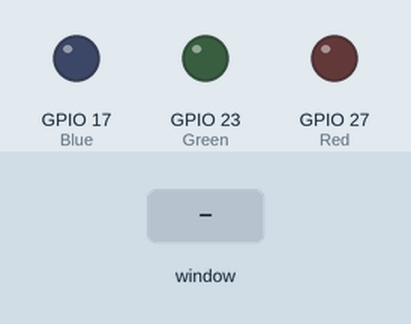
This program was run on a simulated Raspberry Pi (BCM pin numbers). On the bench: output pins drawn as LEDs (lit = HIGH). Inputs (shaded band) come from the test bench. The desktop window is not drawn, its controls go by their first labels and the mouse button is held 0.15 s.

Above: at 1.2 s.
1.3 s: control labelled "Red" in the window clicked
At 2.5 s:
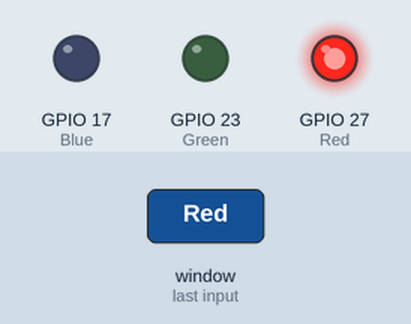
2.8 s: control labelled "Green" in the window clicked
At 3.7 s:
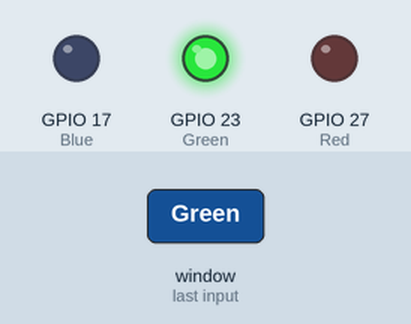
4.3 s: control labelled "Blue" in the window clicked
At 4.8 s:
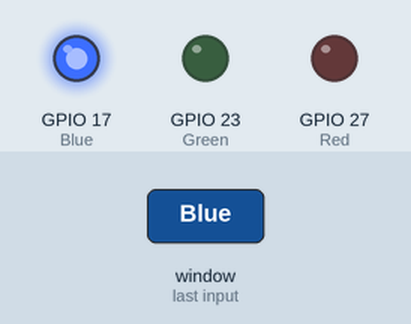
5.8 s: control labelled "Off" in the window clicked
At 7.2 s:
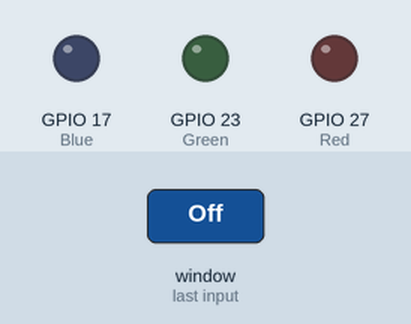
Timing chart, 0 to 8.3 s (numbered marks = the images above; inputs shaded):
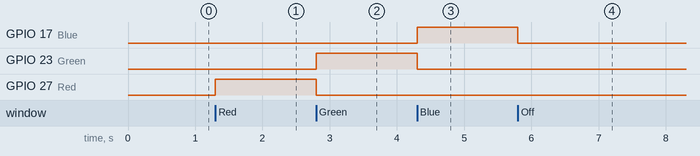

Measured:
- after the input at 1.3 s, GPIO 27 (Red): LOW → HIGH at once
- after the input at 2.8 s, GPIO 23 (Green): LOW → HIGH at once; GPIO 27 (Red): HIGH → LOW at once
- after the input at 4.3 s, GPIO 17 (Blue): LOW → HIGH at once; GPIO 23 (Green): HIGH → LOW at once
- after the input at 5.8 s, GPIO 17 (Blue): HIGH → LOW at once

The program:

led_control_gui.py
```python
#!/usr/bin/env python3
"""Tkinter controller for three Raspberry Pi LEDs."""

import tkinter as tk
from gpiozero import LED

BLUE_PIN = 17
RED_PIN = 27
GREEN_PIN = 23


class LedController:
    def __init__(self, root: tk.Tk) -> None:
        self.root = root
        self.leds = {
            "Red": LED(RED_PIN),
            "Green": LED(GREEN_PIN),
            "Blue": LED(BLUE_PIN),
        }

        root.title("Raspberry Pi LED Controller")
        root.protocol("WM_DELETE_WINDOW", self.close)

        self.selection = tk.StringVar(value="Off")
        for row, name in enumerate((*self.leds.keys(), "Off")):
            tk.Radiobutton(
                root,
                text=f"{name}",
                variable=self.selection,
                value=name,
                command=self.apply_selection,
            ).grid(row=row, column=0, sticky="w", padx=12, pady=4)

        tk.Button(root, text="Exit", command=self.close).grid(
            row=4, column=0, padx=12, pady=12
        )

    def apply_selection(self) -> None:
        for led in self.leds.values():
            led.off()

        selected = self.selection.get()
        if selected in self.leds:
            self.leds[selected].on()

    def close(self) -> None:
        for led in self.leds.values():
            led.off()
            led.close()
        self.root.destroy()


def main() -> None:
    root = tk.Tk()
    LedController(root)
    root.mainloop()


if __name__ == "__main__":
    main()
```
